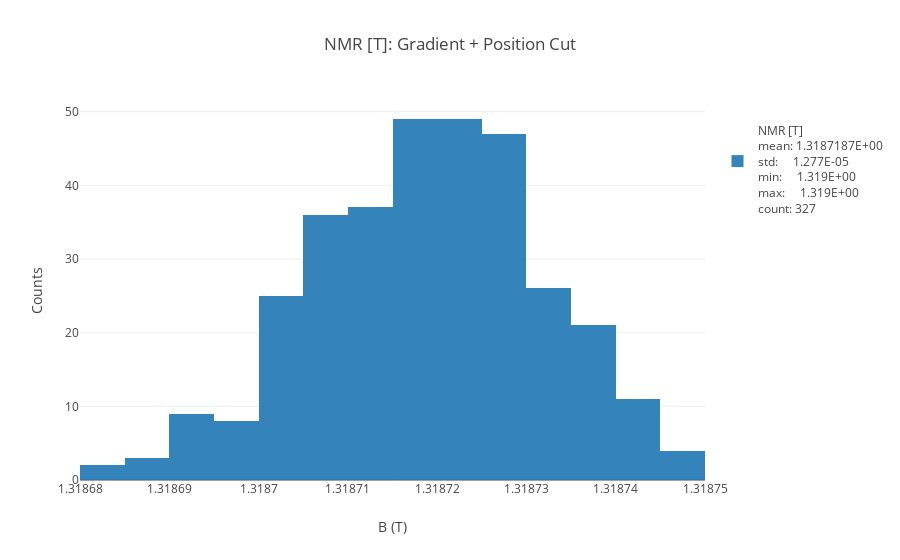

The cell this chart's notebook holds for it:
### Code cell
iplot(fig)

### Figure 1 — Plotly figure (JSON) as saved in the notebook; plotly's stock layout.template omitted (floating-point values rounded to 4 significant figures; data arrays with more than 128 entries replaced by an {"elided": "..."} marker saying what was removed)
{"data": [{"name": "<br>NMR [T]<br>mean: 1.3187187E+00<br>std:     1.277E-05<br>min:     1.319E+00<br>max:     1.319E+00<br>count: 327", "nbinsx": 25, "opacity": 0.9, "type": "histogram", "uid": "e2a5f4a0-f61c-40bb-bed1-0b3500eececa", "x": {"elided": "327 float values"}}], "layout": {"barmode": "overlay", "showlegend": true, "title": "NMR [T]: Gradient + Position Cut", "xaxis": {"title": "B (T)"}, "yaxis": {"autorange": true, "title": "Counts", "type": "linear"}}}
